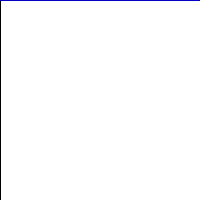
Frame 1 (no input)
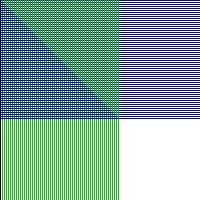
Frame 60 (the mouse pressed at the canvas centre just before this capture)
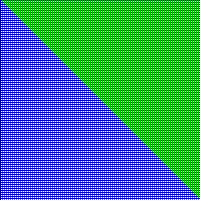
Frame 120 (the mouse held since frame 60 and released just before this capture)

The Processing sketch that drew these frames (run headless with seeded random() and noise(); from frame 60 on, the mouse is pressed at the canvas centre):

// Processing sketch: processing_167352
// ── processing_167352.pde


float a=0;

void setup(){
  //Setting up background size
  size(200,200); 
  //Setting up a white background
  background(255); 
 
}

void draw(){
//Two sets of lines appearing from side and top
line(a,0,a,200);
//Blue line
stroke(0,0,200);
line(0,a,200,a);
//Green line
stroke(0,200,0);

//Adding 2 pixels to the the a coordinate
a=a+2;



}
